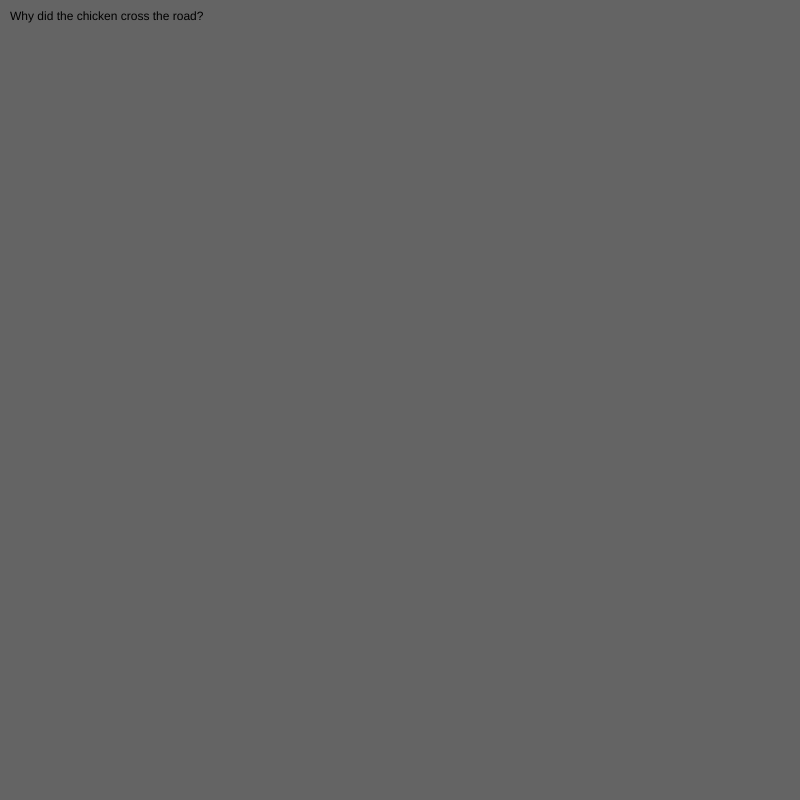
Frame 1 (no input)
Frame 60 (no input): identical to frame 1, image omitted
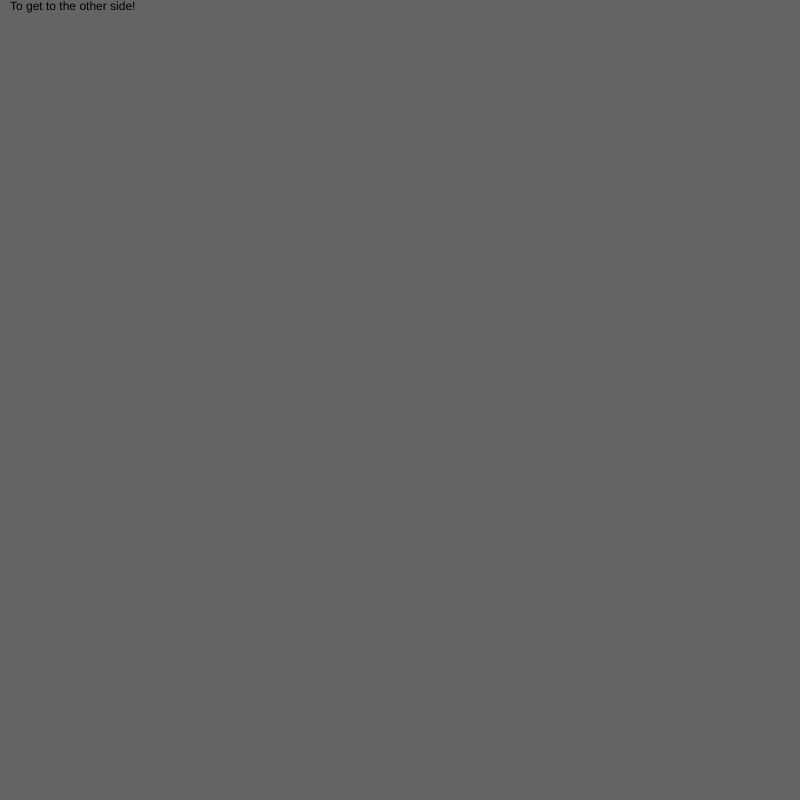
Frame 120 (the mouse pressed at the canvas centre since frame 60)

The p5.js sketch that drew these frames (run headless with seeded random() and noise() and a simulated clock; from frame 60 on, the mouse is pressed at the canvas centre):

// p5.js sketch
// ── sketch.js
var myState = 0;
var timer = 100;

function setup() {
  // put setup code here
  createCanvas(800, 800);

}

function draw() {
  // put drawing code here
  background(100);

  switch (myState) {

    case 0:
      text("Why did the chicken cross the road?", 10, 20);


      timer = timer - 1;
      if (timer <= 0) {
        background(random(255), random(255), random(255));
        //timer = 100;
        myState = 1;
      }
      break;

    case 1:
      text("To get to the other side!", 10, 10);
      break;



  }

}
